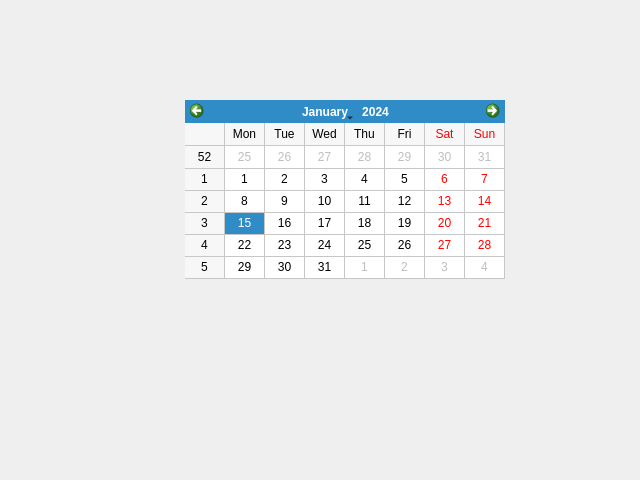
<?xml version="1.0" encoding="UTF-8"?>
<ui version="4.0">
 <class>Form</class>
 <widget class="QWidget" name="Form">
  <property name="geometry">
   <rect>
    <x>0</x>
    <y>0</y>
    <width>640</width>
    <height>480</height>
   </rect>
  </property>
  <property name="windowTitle">
   <string>Form</string>
  </property>
  <widget class="QCalendarWidget" name="calendarWidget">
   <property name="geometry">
    <rect>
     <x>185</x>
     <y>100</y>
     <width>320</width>
     <height>179</height>
    </rect>
   </property>
   <property name="sizePolicy">
    <sizepolicy hsizetype="Expanding" vsizetype="Expanding">
     <horstretch>1</horstretch>
     <verstretch>1</verstretch>
    </sizepolicy>
   </property>
   <property name="acceptDrops">
    <bool>true</bool>
   </property>
   <property name="gridVisible">
    <bool>true</bool>
   </property>
  </widget>
 </widget>
 <resources/>
 <connections/>
</ui>
